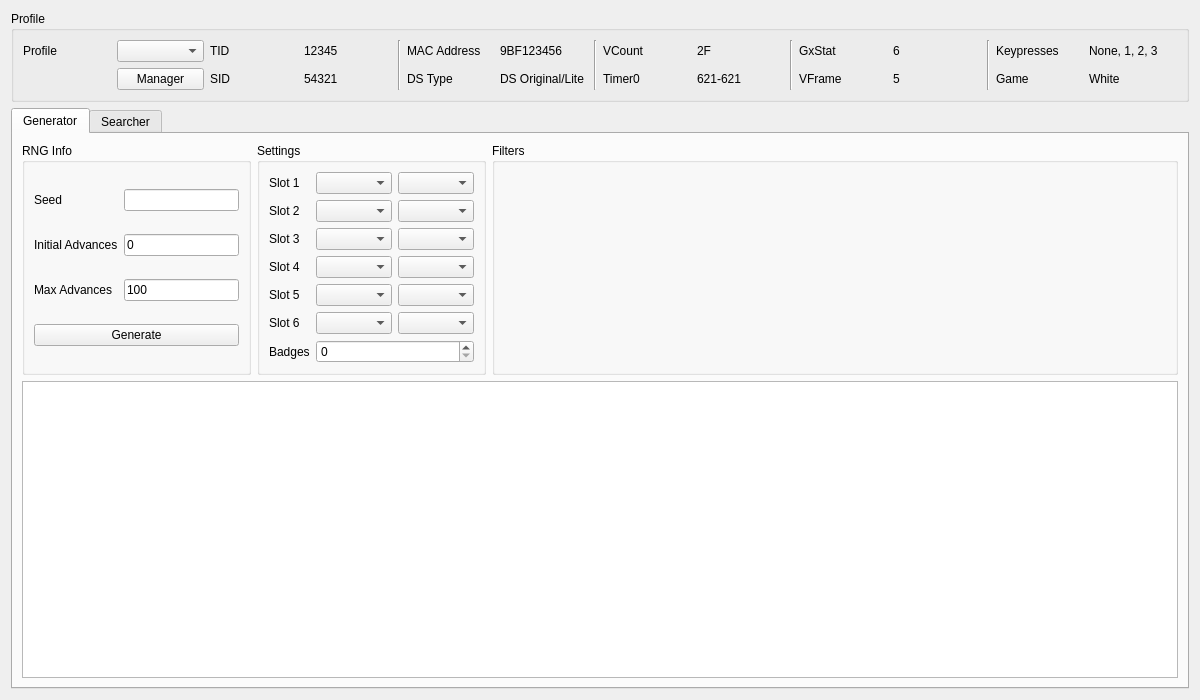
<?xml version="1.0" encoding="UTF-8"?>
<ui version="4.0">
 <class>DreamRadar</class>
 <widget class="QWidget" name="DreamRadar">
  <property name="geometry">
   <rect>
    <x>0</x>
    <y>0</y>
    <width>1200</width>
    <height>700</height>
   </rect>
  </property>
  <property name="windowTitle">
   <string>Dream Radar</string>
  </property>
  <layout class="QGridLayout" name="gridLayout_26">
   <item row="0" column="0">
    <widget class="QGroupBox" name="groupBoxProfile">
     <property name="title">
      <string>Profile</string>
     </property>
     <layout class="QGridLayout" name="gridLayout_5">
      <item row="0" column="2">
       <widget class="QLabel" name="labelProfileTID">
        <property name="text">
         <string>TID</string>
        </property>
       </widget>
      </item>
      <item row="0" column="9">
       <widget class="QLabel" name="labelProfileVCountValue">
        <property name="text">
         <string notr="true">2F</string>
        </property>
       </widget>
      </item>
      <item row="1" column="14">
       <widget class="QLabel" name="labelProfileGame">
        <property name="text">
         <string>Game</string>
        </property>
       </widget>
      </item>
      <item row="0" column="13" rowspan="2">
       <widget class="Line" name="line">
        <property name="orientation">
         <enum>Qt::Vertical</enum>
        </property>
       </widget>
      </item>
      <item row="0" column="12">
       <widget class="QLabel" name="labelProfileGxStatValue">
        <property name="text">
         <string notr="true">6</string>
        </property>
       </widget>
      </item>
      <item row="1" column="3">
       <widget class="QLabel" name="labelProfileSIDValue">
        <property name="text">
         <string notr="true">54321</string>
        </property>
       </widget>
      </item>
      <item row="1" column="12">
       <widget class="QLabel" name="labelProfileVFrameValue">
        <property name="text">
         <string notr="true">5</string>
        </property>
       </widget>
      </item>
      <item row="1" column="15">
       <widget class="QLabel" name="labelProfileGameValue">
        <property name="text">
         <string>White</string>
        </property>
       </widget>
      </item>
      <item row="0" column="8">
       <widget class="QLabel" name="labelProfileVCount">
        <property name="text">
         <string>VCount</string>
        </property>
       </widget>
      </item>
      <item row="0" column="15">
       <widget class="QLabel" name="labelProfileKeypressesValue">
        <property name="text">
         <string>None, 1, 2, 3</string>
        </property>
       </widget>
      </item>
      <item row="1" column="5">
       <widget class="QLabel" name="labelProfileDSType">
        <property name="text">
         <string>DS Type</string>
        </property>
       </widget>
      </item>
      <item row="0" column="6">
       <widget class="QLabel" name="labelProfileMACAddressValue">
        <property name="text">
         <string notr="true">9BF123456</string>
        </property>
       </widget>
      </item>
      <item row="0" column="4" rowspan="2">
       <widget class="Line" name="line_4">
        <property name="orientation">
         <enum>Qt::Vertical</enum>
        </property>
       </widget>
      </item>
      <item row="0" column="11">
       <widget class="QLabel" name="labelProfileGxStat">
        <property name="text">
         <string>GxStat</string>
        </property>
       </widget>
      </item>
      <item row="0" column="10" rowspan="2">
       <widget class="Line" name="line_2">
        <property name="orientation">
         <enum>Qt::Vertical</enum>
        </property>
       </widget>
      </item>
      <item row="0" column="14">
       <widget class="QLabel" name="labelProfileKeypresses">
        <property name="text">
         <string>Keypresses</string>
        </property>
       </widget>
      </item>
      <item row="0" column="1">
       <widget class="QComboBox" name="comboBoxProfiles"/>
      </item>
      <item row="1" column="1">
       <widget class="QPushButton" name="pushButtonProfileManager">
        <property name="text">
         <string>Manager</string>
        </property>
       </widget>
      </item>
      <item row="0" column="7" rowspan="2">
       <widget class="Line" name="line_3">
        <property name="orientation">
         <enum>Qt::Vertical</enum>
        </property>
       </widget>
      </item>
      <item row="0" column="5">
       <widget class="QLabel" name="labelProfileMACAddress">
        <property name="text">
         <string>MAC Address</string>
        </property>
       </widget>
      </item>
      <item row="1" column="6">
       <widget class="QLabel" name="labelProfileDSTypeValue">
        <property name="text">
         <string>DS Original/Lite</string>
        </property>
       </widget>
      </item>
      <item row="0" column="3">
       <widget class="QLabel" name="labelProfileTIDValue">
        <property name="text">
         <string notr="true">12345</string>
        </property>
       </widget>
      </item>
      <item row="1" column="8">
       <widget class="QLabel" name="labelProfileTimer0">
        <property name="text">
         <string>Timer0</string>
        </property>
       </widget>
      </item>
      <item row="1" column="2">
       <widget class="QLabel" name="labelProfileSID">
        <property name="text">
         <string>SID</string>
        </property>
       </widget>
      </item>
      <item row="0" column="0">
       <widget class="QLabel" name="labelProfile">
        <property name="text">
         <string>Profile</string>
        </property>
       </widget>
      </item>
      <item row="1" column="9">
       <widget class="QLabel" name="labelProfileTimer0Value">
        <property name="text">
         <string notr="true">621-621</string>
        </property>
       </widget>
      </item>
      <item row="1" column="11">
       <widget class="QLabel" name="labelProfileVFrame">
        <property name="text">
         <string>VFrame</string>
        </property>
       </widget>
      </item>
     </layout>
    </widget>
   </item>
   <item row="1" column="0">
    <widget class="QTabWidget" name="tabRNGSelector">
     <widget class="QWidget" name="tabGenerator">
      <attribute name="title">
       <string>Generator</string>
      </attribute>
      <layout class="QGridLayout" name="gridLayout_2">
       <item row="0" column="0">
        <widget class="QGroupBox" name="groupBoxGeneratorRNGInfo">
         <property name="sizePolicy">
          <sizepolicy hsizetype="Preferred" vsizetype="Preferred">
           <horstretch>1</horstretch>
           <verstretch>0</verstretch>
          </sizepolicy>
         </property>
         <property name="title">
          <string>RNG Info</string>
         </property>
         <layout class="QGridLayout" name="gridLayout_7">
          <item row="1" column="0">
           <widget class="QLabel" name="labelGeneratorInitialAdvances">
            <property name="text">
             <string>Initial Advances</string>
            </property>
           </widget>
          </item>
          <item row="4" column="0" colspan="2">
           <widget class="QPushButton" name="pushButtonGenerate">
            <property name="text">
             <string>Generate</string>
            </property>
           </widget>
          </item>
          <item row="2" column="0">
           <widget class="QLabel" name="labelGeneratorMaxAdvances">
            <property name="text">
             <string>Max Advances</string>
            </property>
           </widget>
          </item>
          <item row="2" column="1">
           <widget class="TextBox" name="textBoxGeneratorMaxAdvances">
            <property name="text">
             <string notr="true">100</string>
            </property>
           </widget>
          </item>
          <item row="1" column="1">
           <widget class="TextBox" name="textBoxGeneratorInitialAdvances">
            <property name="text">
             <string notr="true">0</string>
            </property>
           </widget>
          </item>
          <item row="0" column="0">
           <widget class="QLabel" name="labelGeneratorSeed">
            <property name="text">
             <string>Seed</string>
            </property>
           </widget>
          </item>
          <item row="0" column="1">
           <widget class="TextBox" name="textBoxGeneratorSeed"/>
          </item>
         </layout>
        </widget>
       </item>
       <item row="0" column="1">
        <widget class="QGroupBox" name="groupBoxGeneratorSettings">
         <property name="sizePolicy">
          <sizepolicy hsizetype="Preferred" vsizetype="Preferred">
           <horstretch>1</horstretch>
           <verstretch>0</verstretch>
          </sizepolicy>
         </property>
         <property name="title">
          <string>Settings</string>
         </property>
         <layout class="QGridLayout" name="gridLayout">
          <item row="5" column="1">
           <widget class="ComboBox" name="comboBoxGeneratorSpecie6"/>
          </item>
          <item row="5" column="0">
           <widget class="QLabel" name="labelGeneratorSlot6">
            <property name="sizePolicy">
             <sizepolicy hsizetype="Fixed" vsizetype="Preferred">
              <horstretch>0</horstretch>
              <verstretch>0</verstretch>
             </sizepolicy>
            </property>
            <property name="text">
             <string>Slot 6</string>
            </property>
           </widget>
          </item>
          <item row="2" column="0">
           <widget class="QLabel" name="labelGeneratorSlot3">
            <property name="sizePolicy">
             <sizepolicy hsizetype="Fixed" vsizetype="Preferred">
              <horstretch>0</horstretch>
              <verstretch>0</verstretch>
             </sizepolicy>
            </property>
            <property name="text">
             <string>Slot 3</string>
            </property>
           </widget>
          </item>
          <item row="1" column="2">
           <widget class="ComboBox" name="comboBoxGeneratorGender2"/>
          </item>
          <item row="5" column="2">
           <widget class="ComboBox" name="comboBoxGeneratorGender6"/>
          </item>
          <item row="3" column="0">
           <widget class="QLabel" name="labelGeneratorSlot4">
            <property name="sizePolicy">
             <sizepolicy hsizetype="Fixed" vsizetype="Preferred">
              <horstretch>0</horstretch>
              <verstretch>0</verstretch>
             </sizepolicy>
            </property>
            <property name="text">
             <string>Slot 4</string>
            </property>
           </widget>
          </item>
          <item row="3" column="2">
           <widget class="ComboBox" name="comboBoxGeneratorGender4"/>
          </item>
          <item row="4" column="2">
           <widget class="ComboBox" name="comboBoxGeneratorGender5"/>
          </item>
          <item row="2" column="2">
           <widget class="ComboBox" name="comboBoxGeneratorGender3"/>
          </item>
          <item row="0" column="2">
           <widget class="ComboBox" name="comboBoxGeneratorGender1"/>
          </item>
          <item row="3" column="1">
           <widget class="ComboBox" name="comboBoxGeneratorSpecie4"/>
          </item>
          <item row="0" column="1">
           <widget class="ComboBox" name="comboBoxGeneratorSpecie1"/>
          </item>
          <item row="0" column="0">
           <widget class="QLabel" name="labelGeneratorSlot1">
            <property name="sizePolicy">
             <sizepolicy hsizetype="Fixed" vsizetype="Preferred">
              <horstretch>0</horstretch>
              <verstretch>0</verstretch>
             </sizepolicy>
            </property>
            <property name="text">
             <string>Slot 1</string>
            </property>
           </widget>
          </item>
          <item row="4" column="1">
           <widget class="ComboBox" name="comboBoxGeneratorSpecie5"/>
          </item>
          <item row="2" column="1">
           <widget class="ComboBox" name="comboBoxGeneratorSpecie3"/>
          </item>
          <item row="1" column="0">
           <widget class="QLabel" name="labelGeneratorSlot2">
            <property name="sizePolicy">
             <sizepolicy hsizetype="Fixed" vsizetype="Preferred">
              <horstretch>0</horstretch>
              <verstretch>0</verstretch>
             </sizepolicy>
            </property>
            <property name="text">
             <string>Slot 2</string>
            </property>
           </widget>
          </item>
          <item row="1" column="1">
           <widget class="ComboBox" name="comboBoxGeneratorSpecie2"/>
          </item>
          <item row="4" column="0">
           <widget class="QLabel" name="labelGeneratorSlot5">
            <property name="sizePolicy">
             <sizepolicy hsizetype="Fixed" vsizetype="Preferred">
              <horstretch>0</horstretch>
              <verstretch>0</verstretch>
             </sizepolicy>
            </property>
            <property name="text">
             <string>Slot 5</string>
            </property>
           </widget>
          </item>
          <item row="6" column="0">
           <widget class="QLabel" name="labelGeneratorBadges">
            <property name="text">
             <string>Badges</string>
            </property>
           </widget>
          </item>
          <item row="6" column="1" colspan="2">
           <widget class="QSpinBox" name="spinBoxGeneratorBadges">
            <property name="maximum">
             <number>8</number>
            </property>
           </widget>
          </item>
         </layout>
        </widget>
       </item>
       <item row="0" column="2">
        <widget class="QGroupBox" name="groupBoxGeneratorFilters">
         <property name="sizePolicy">
          <sizepolicy hsizetype="Preferred" vsizetype="Preferred">
           <horstretch>3</horstretch>
           <verstretch>0</verstretch>
          </sizepolicy>
         </property>
         <property name="title">
          <string>Filters</string>
         </property>
         <layout class="QGridLayout" name="gridLayout_19">
          <item row="0" column="0" rowspan="2">
           <widget class="Filter" name="filterGenerator" native="true"/>
          </item>
         </layout>
        </widget>
       </item>
       <item row="1" column="0" colspan="3">
        <widget class="TableView" name="tableViewGenerator"/>
       </item>
      </layout>
     </widget>
     <widget class="QWidget" name="tabSearcher">
      <attribute name="title">
       <string>Searcher</string>
      </attribute>
      <layout class="QGridLayout" name="gridLayout_20">
       <item row="0" column="1">
        <widget class="QGroupBox" name="groupBoxSearcherSettings">
         <property name="sizePolicy">
          <sizepolicy hsizetype="Preferred" vsizetype="Preferred">
           <horstretch>1</horstretch>
           <verstretch>0</verstretch>
          </sizepolicy>
         </property>
         <property name="title">
          <string>Settings</string>
         </property>
         <layout class="QGridLayout" name="gridLayout_3">
          <item row="5" column="1">
           <widget class="ComboBox" name="comboBoxSearcherSpecie6"/>
          </item>
          <item row="5" column="2">
           <widget class="ComboBox" name="comboBoxSearcherGender6"/>
          </item>
          <item row="4" column="1">
           <widget class="ComboBox" name="comboBoxSearcherSpecie5"/>
          </item>
          <item row="1" column="2">
           <widget class="ComboBox" name="comboBoxSearcherGender2"/>
          </item>
          <item row="0" column="0">
           <widget class="QLabel" name="labelSearcherSlot1">
            <property name="sizePolicy">
             <sizepolicy hsizetype="Fixed" vsizetype="Preferred">
              <horstretch>0</horstretch>
              <verstretch>0</verstretch>
             </sizepolicy>
            </property>
            <property name="text">
             <string>Slot 1</string>
            </property>
           </widget>
          </item>
          <item row="0" column="2">
           <widget class="ComboBox" name="comboBoxSearcherGender1"/>
          </item>
          <item row="3" column="0">
           <widget class="QLabel" name="labelSearcherSlot4">
            <property name="sizePolicy">
             <sizepolicy hsizetype="Fixed" vsizetype="Preferred">
              <horstretch>0</horstretch>
              <verstretch>0</verstretch>
             </sizepolicy>
            </property>
            <property name="text">
             <string>Slot 4</string>
            </property>
           </widget>
          </item>
          <item row="3" column="1">
           <widget class="ComboBox" name="comboBoxSearcherSpecie4"/>
          </item>
          <item row="3" column="2">
           <widget class="ComboBox" name="comboBoxSearcherGender4"/>
          </item>
          <item row="5" column="0">
           <widget class="QLabel" name="labelSearcherSlot6">
            <property name="sizePolicy">
             <sizepolicy hsizetype="Fixed" vsizetype="Preferred">
              <horstretch>0</horstretch>
              <verstretch>0</verstretch>
             </sizepolicy>
            </property>
            <property name="text">
             <string>Slot 6</string>
            </property>
           </widget>
          </item>
          <item row="0" column="1">
           <widget class="ComboBox" name="comboBoxSearcherSpecie1"/>
          </item>
          <item row="2" column="1">
           <widget class="ComboBox" name="comboBoxSearcherSpecie3"/>
          </item>
          <item row="1" column="1">
           <widget class="ComboBox" name="comboBoxSearcherSpecie2"/>
          </item>
          <item row="2" column="2">
           <widget class="ComboBox" name="comboBoxSearcherGender3"/>
          </item>
          <item row="4" column="0">
           <widget class="QLabel" name="labelSearcherSlot5">
            <property name="sizePolicy">
             <sizepolicy hsizetype="Fixed" vsizetype="Preferred">
              <horstretch>0</horstretch>
              <verstretch>0</verstretch>
             </sizepolicy>
            </property>
            <property name="text">
             <string>Slot 5</string>
            </property>
           </widget>
          </item>
          <item row="4" column="2">
           <widget class="ComboBox" name="comboBoxSearcherGender5"/>
          </item>
          <item row="1" column="0">
           <widget class="QLabel" name="labelSearcherSlot2">
            <property name="sizePolicy">
             <sizepolicy hsizetype="Fixed" vsizetype="Preferred">
              <horstretch>0</horstretch>
              <verstretch>0</verstretch>
             </sizepolicy>
            </property>
            <property name="text">
             <string>Slot 2</string>
            </property>
           </widget>
          </item>
          <item row="2" column="0">
           <widget class="QLabel" name="labelSearcherSlot3">
            <property name="sizePolicy">
             <sizepolicy hsizetype="Fixed" vsizetype="Preferred">
              <horstretch>0</horstretch>
              <verstretch>0</verstretch>
             </sizepolicy>
            </property>
            <property name="text">
             <string>Slot 3</string>
            </property>
           </widget>
          </item>
          <item row="6" column="1" colspan="2">
           <widget class="QSpinBox" name="spinBoxSearcherBadges">
            <property name="maximum">
             <number>8</number>
            </property>
           </widget>
          </item>
          <item row="6" column="0">
           <widget class="QLabel" name="labelSearcherBadges">
            <property name="text">
             <string>Badges</string>
            </property>
           </widget>
          </item>
         </layout>
        </widget>
       </item>
       <item row="0" column="2">
        <widget class="QGroupBox" name="groupBoxSearcherFilters">
         <property name="sizePolicy">
          <sizepolicy hsizetype="Preferred" vsizetype="Preferred">
           <horstretch>3</horstretch>
           <verstretch>0</verstretch>
          </sizepolicy>
         </property>
         <property name="title">
          <string>Filters</string>
         </property>
         <layout class="QGridLayout" name="gridLayout_24">
          <item row="0" column="0" rowspan="2">
           <widget class="Filter" name="filterSearcher" native="true"/>
          </item>
         </layout>
        </widget>
       </item>
       <item row="2" column="0" colspan="3">
        <widget class="TableView" name="tableViewSearcher"/>
       </item>
       <item row="1" column="0" colspan="3">
        <widget class="QProgressBar" name="progressBar">
         <property name="value">
          <number>0</number>
         </property>
        </widget>
       </item>
       <item row="0" column="0">
        <widget class="QGroupBox" name="groupBoxSearcherRNGInfo">
         <property name="sizePolicy">
          <sizepolicy hsizetype="Preferred" vsizetype="Preferred">
           <horstretch>1</horstretch>
           <verstretch>0</verstretch>
          </sizepolicy>
         </property>
         <property name="title">
          <string>RNG Info</string>
         </property>
         <layout class="QGridLayout" name="gridLayout_25">
          <item row="3" column="0">
           <widget class="QLabel" name="labelSearcherEndDate">
            <property name="text">
             <string>End Date</string>
            </property>
           </widget>
          </item>
          <item row="1" column="1">
           <widget class="TextBox" name="textBoxSearcherMaxAdvances">
            <property name="text">
             <string notr="true">100</string>
            </property>
           </widget>
          </item>
          <item row="3" column="1">
           <widget class="DateEdit" name="dateEditSearcherEndDate"/>
          </item>
          <item row="1" column="0">
           <widget class="QLabel" name="labelSearcherMaxAdvances">
            <property name="text">
             <string>Max Advances</string>
            </property>
           </widget>
          </item>
          <item row="4" column="0" colspan="2">
           <layout class="QHBoxLayout" name="horizontalLayout_4">
            <item>
             <widget class="QPushButton" name="pushButtonSearch">
              <property name="text">
               <string>Search</string>
              </property>
             </widget>
            </item>
            <item>
             <widget class="QPushButton" name="pushButtonCancel">
              <property name="enabled">
               <bool>false</bool>
              </property>
              <property name="text">
               <string>Cancel</string>
              </property>
             </widget>
            </item>
           </layout>
          </item>
          <item row="2" column="1">
           <widget class="DateEdit" name="dateEditSearcherStartDate"/>
          </item>
          <item row="2" column="0">
           <widget class="QLabel" name="labelSearcherStartDate">
            <property name="text">
             <string>Start Date</string>
            </property>
           </widget>
          </item>
          <item row="0" column="0">
           <widget class="QLabel" name="label">
            <property name="text">
             <string>Initial Advances</string>
            </property>
           </widget>
          </item>
          <item row="0" column="1">
           <widget class="TextBox" name="textBoxSearcherInitialAdvances">
            <property name="text">
             <string notr="true">0</string>
            </property>
           </widget>
          </item>
         </layout>
        </widget>
       </item>
      </layout>
     </widget>
    </widget>
   </item>
  </layout>
 </widget>
 <customwidgets>
  <customwidget>
   <class>TextBox</class>
   <extends>QLineEdit</extends>
   <header>Form/Controls/TextBox.hpp</header>
  </customwidget>
  <customwidget>
   <class>TableView</class>
   <extends>QTableView</extends>
   <header>Form/Controls/TableView.hpp</header>
  </customwidget>
  <customwidget>
   <class>DateEdit</class>
   <extends>QDateEdit</extends>
   <header>Form/Controls/DateEdit.hpp</header>
  </customwidget>
  <customwidget>
   <class>Filter</class>
   <extends>QWidget</extends>
   <header>Form/Controls/Filter.hpp</header>
   <container>1</container>
  </customwidget>
  <customwidget>
   <class>ComboBox</class>
   <extends>QComboBox</extends>
   <header>Form/Controls/ComboBox.hpp</header>
  </customwidget>
 </customwidgets>
 <tabstops>
  <tabstop>comboBoxProfiles</tabstop>
  <tabstop>pushButtonProfileManager</tabstop>
  <tabstop>tabRNGSelector</tabstop>
  <tabstop>textBoxGeneratorSeed</tabstop>
  <tabstop>textBoxGeneratorInitialAdvances</tabstop>
  <tabstop>textBoxGeneratorMaxAdvances</tabstop>
  <tabstop>pushButtonGenerate</tabstop>
  <tabstop>comboBoxGeneratorSpecie1</tabstop>
  <tabstop>comboBoxGeneratorGender1</tabstop>
  <tabstop>comboBoxGeneratorSpecie2</tabstop>
  <tabstop>comboBoxGeneratorGender2</tabstop>
  <tabstop>comboBoxGeneratorSpecie3</tabstop>
  <tabstop>comboBoxGeneratorGender3</tabstop>
  <tabstop>comboBoxGeneratorSpecie4</tabstop>
  <tabstop>comboBoxGeneratorGender4</tabstop>
  <tabstop>comboBoxGeneratorSpecie5</tabstop>
  <tabstop>comboBoxGeneratorGender5</tabstop>
  <tabstop>comboBoxGeneratorSpecie6</tabstop>
  <tabstop>comboBoxGeneratorGender6</tabstop>
  <tabstop>spinBoxGeneratorBadges</tabstop>
  <tabstop>tableViewGenerator</tabstop>
  <tabstop>textBoxSearcherInitialAdvances</tabstop>
  <tabstop>textBoxSearcherMaxAdvances</tabstop>
  <tabstop>dateEditSearcherStartDate</tabstop>
  <tabstop>dateEditSearcherEndDate</tabstop>
  <tabstop>pushButtonSearch</tabstop>
  <tabstop>pushButtonCancel</tabstop>
  <tabstop>comboBoxSearcherSpecie1</tabstop>
  <tabstop>comboBoxSearcherGender1</tabstop>
  <tabstop>comboBoxSearcherSpecie2</tabstop>
  <tabstop>comboBoxSearcherGender2</tabstop>
  <tabstop>comboBoxSearcherSpecie3</tabstop>
  <tabstop>comboBoxSearcherGender3</tabstop>
  <tabstop>comboBoxSearcherSpecie4</tabstop>
  <tabstop>comboBoxSearcherGender4</tabstop>
  <tabstop>comboBoxSearcherSpecie5</tabstop>
  <tabstop>comboBoxSearcherGender5</tabstop>
  <tabstop>comboBoxSearcherSpecie6</tabstop>
  <tabstop>comboBoxSearcherGender6</tabstop>
  <tabstop>spinBoxSearcherBadges</tabstop>
  <tabstop>tableViewSearcher</tabstop>
 </tabstops>
 <resources/>
 <connections/>
</ui>
